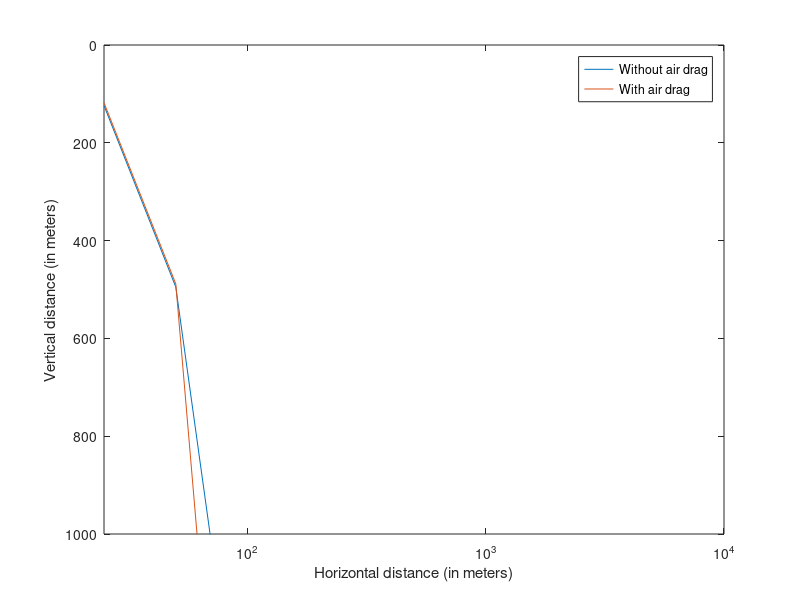

The MATLAB script that drew this image:
g=9.8;
u=input('Enter the  value of airplane speed ');
x= linspace(0,5000,200);
y= 0.5*g*(x.^2/u.^2);
y2=(1/0.04)*log(cosh( (exp(0.04*x)-1) *sqrt(g*0.04)/(u*0.04) ) );%new equation which is plotted
h1=axes;
plot(x,y,x,y2);
xlim([0 10000]);
ylim([0 1000]);
set(gca,'Xscale','log');
set(h1, 'Ydir', 'reverse');
xlabel('Horizontal distance (in meters)');
ylabel('Vertical distance (in meters)');
legend('Without air drag','With air drag');
